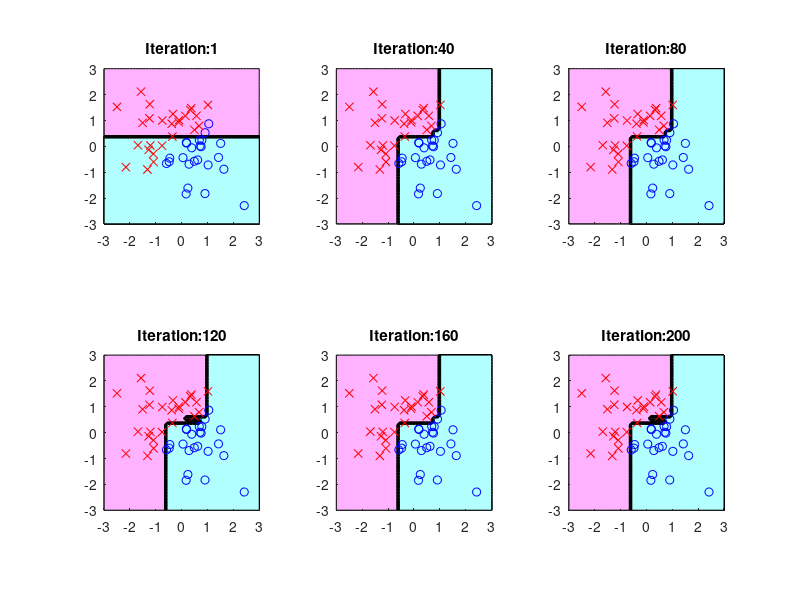
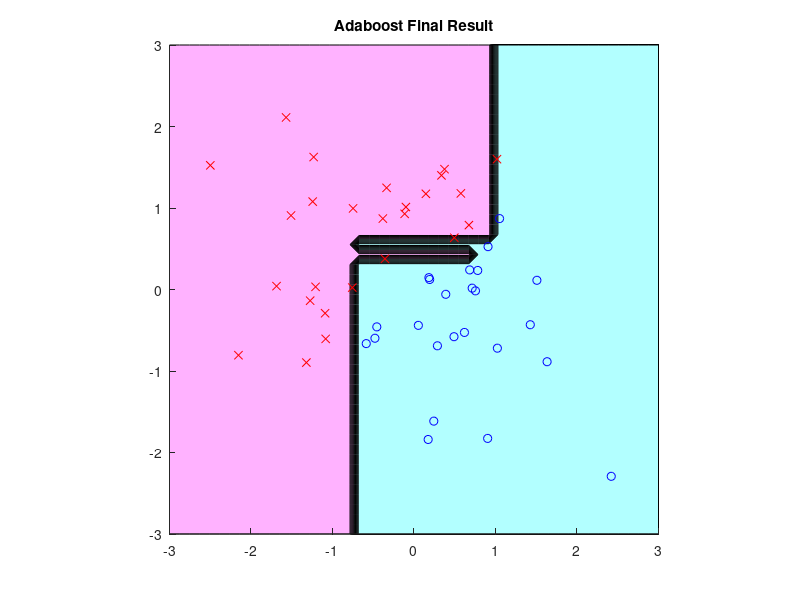

The MATLAB source for these figures, in order:
function eg09_3(n, a)
    % init
    rng(0, 'v5uniform'); rng(0, 'v5normal');
    % recommended, use it in future instead of
    % rand('state', 0); randn('state', 0);
    if nargin < 1
        n = 50; a = 50;
    end
    x = randn(n, 2);
    y = 2 *(x(:, 1) > x(:, 2)) - 1;
    X0 = linspace(-3, 3, n);
    [X(:, :, 1), X(:, :, 2)] = meshgrid(X0);
    b = 5000; Y = zeros(a, a);
    yy = zeros(size(y));
    w = ones(n, 1) / n;

    id = 1;
    figure('Name', 'Adaboost Example'); clf; hold on;
    setFigure('Adaboost Running');

    for jj = 1 : b
        wy = w .* y;
        d = ceil(2 * rand);
        [xs, xi] = sort(x(:, d));
        el = cumsum(wy(xi));
        eu = cumsum(wy(xi(end : -1 : 1)));
        e = eu(end - 1 : -1 : 1) - el(1 : end - 1);
        [~, ei] = max(abs(e));
        c = mean(xs(ei : ei + 1));
        s = sign(e(ei));
        yh = sign(s * (x(:, d) - c));
        R = w' * (1 - yh .* y) / 2;
        t = log((1 - R) / R) / 2;
        yy = yy + yh * t;
        w = exp(-yy .* y);
        w = w / sum(w);
        Y = Y + sign(s * (X(:, :, d) - c)) * t;
        if (jj == 1) || (rem(jj, 40) == 0 && jj / 40 < 6)
            plotFigure(2, 3, id, num2str(jj), X0, Y, x, y);
            id = id + 1;
        end
    end
    saveas(gcf, 'eg09_3_A', 'png');

    figure('Name', 'Adaboost Example'); clf; hold on;
    setFigure('Adaboost Final Result');
    contourf(X0, X0, sign(Y));
    plot(x(y == 1, 1), x(y == 1, 2), 'bo');
    plot(x(y == -1, 1), x(y == -1, 2), 'rx');
    saveas(gcf, 'eg09_3_B', 'png');

    % sub-function, plot sub-figure
    function [] = plotFigure( M, N, id, titlesuffix, x0, y0, x1, y1)
        subplot(M, N, id); hold on;
        contourf(x0, x0, sign(y0));
        plot(x1(y1 == 1, 1), x1(y1 == 1, 2), 'bo');
        plot(x1(y1 == -1, 1), x1(y1 == -1, 2), 'rx');
        setFigure(strcat('Iteration: ', titlesuffix));
    end

    % sub-function, figure setting
    function [] = setFigure( tag )
        title(tag);
        axis([-3 3 -3 3]); axis square;
        colormap([1 0.7 1; 0.7 1 1]);
    end
end